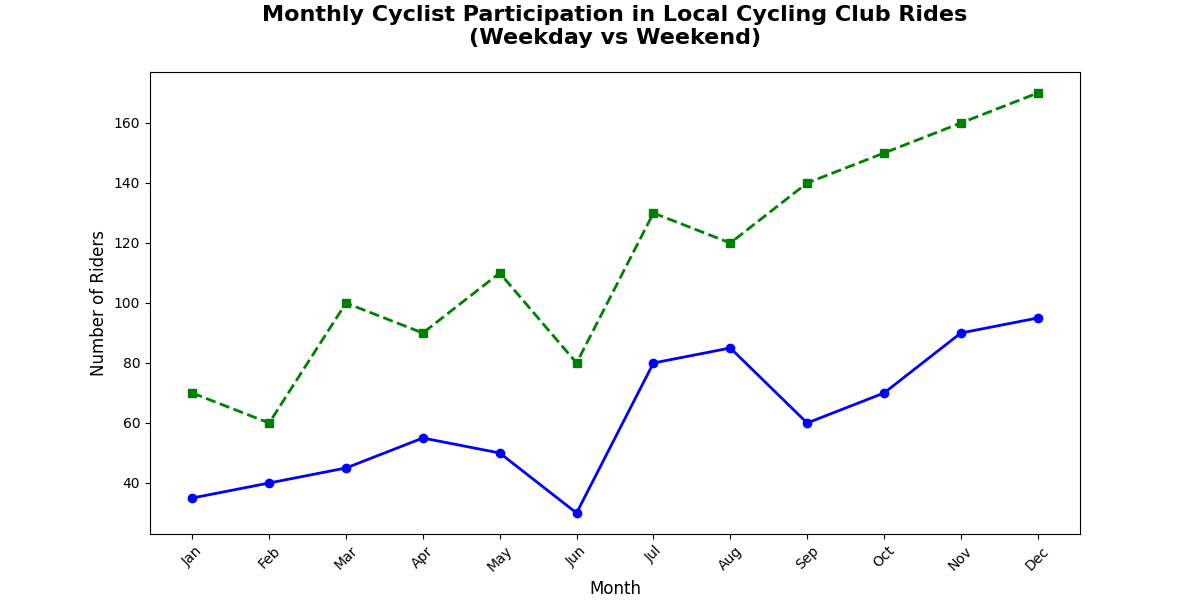

Reproduce this figure in Python.
import matplotlib.pyplot as plt
import numpy as np

# Dataset for cyclists with altered values
months = np.arange(1, 13)
weekday_riders = np.array([35, 40, 45, 55, 50, 30, 80, 85, 60, 70, 90, 95])
weekend_riders = np.array([70, 60, 100, 90, 110, 80, 130, 120, 140, 150, 160, 170])

fig, ax1 = plt.subplots(figsize=(12, 6))

ax1.plot(months, weekday_riders, marker='o', linestyle='-', color='blue', linewidth=2)
ax1.plot(months, weekend_riders, marker='s', linestyle='--', color='green', linewidth=2)

ax1.set_title('Monthly Cyclist Participation in Local Cycling Club Rides\n(Weekday vs Weekend)', fontsize=16, weight='bold', pad=20)
ax1.set_xlabel('Month', fontsize=12)
ax1.set_ylabel('Number of Riders', fontsize=12)

ax1.set_xticks(months)
ax1.set_xticklabels(['Jan', 'Feb', 'Mar', 'Apr', 'May', 'Jun', 'Jul', 'Aug', 'Sep', 'Oct', 'Nov', 'Dec'], fontsize=10, rotation=45)

plt.show()
